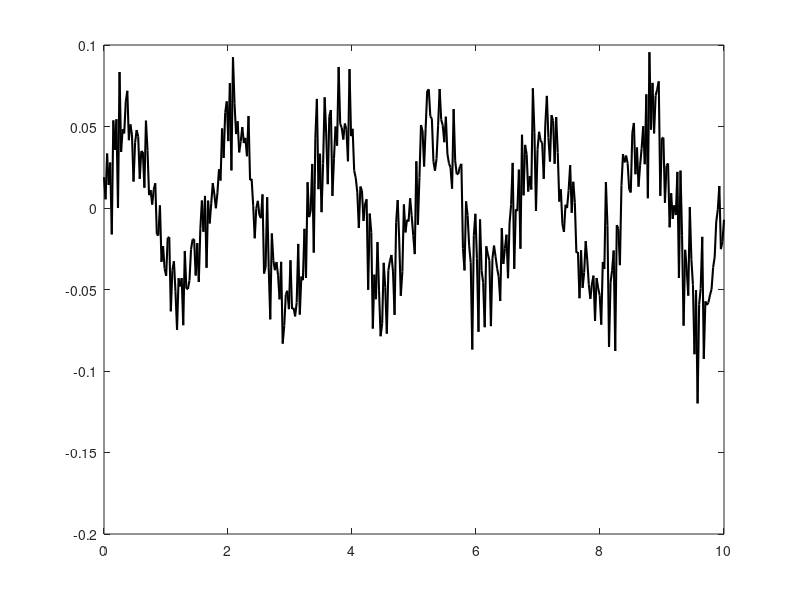

This chart was generated by the following MATLAB code: (Note: this script raises an error after producing the figure.)
clear; close all;

% ---- Data ----
x = linspace(0,10,400);
y = 0.05*sin(2*pi*0.6*x) + 0.02*randn(size(x));

figure('Color','w','Position',[100 100 520 380]);
plot(x,y,'k','LineWidth',1.5);
hold on;

ax = gca;

% ---- Hide default axes completely ----
ax.Color  = 'none';
ax.Box    = 'off';
ax.XColor = 'none';
ax.YColor = 'none';

% ---- Get limits ----
xl = xlim;
yl = ylim;

% ---- Draw short corner axes ----
dx = 0.12 * diff(xl);   % x-axis length
dy = 0.12 * diff(yl);   % y-axis length

x0 = xl(1);
y0 = yl(1);

plot([x0 x0+dx], [y0 y0], 'k', 'LineWidth',5)
plot([x0 x0], [y0 y0+dy], 'k', 'LineWidth',5)

% ---- Manual labels (since axes are hidden) ----
text(mean([x0 x0+dx]), y0 - 0.08*diff(yl), 'Time (s)', ...
    'HorizontalAlignment','center', ...
    'FontWeight','bold','FontSize',12,'FontName','Arial');

text(x0 - 0.08*diff(xl), mean([y0 y0+dy]), '\DeltaF/F', ...
    'Rotation',90,'HorizontalAlignment','center', ...
    'FontWeight','bold','FontSize',12,'FontName','Arial');

%%

figure()

plot(x, y, 'k', 'LineWidth', 1.5);
shortCornerAxes(gca, 'XLabel','Time (s)', 'YLabel','\DeltaF/F', 'Frac',0.10,'LineWidth',5);
%   shortCornerAxes(gca,'LineWidth',1.2);       % corner line width
